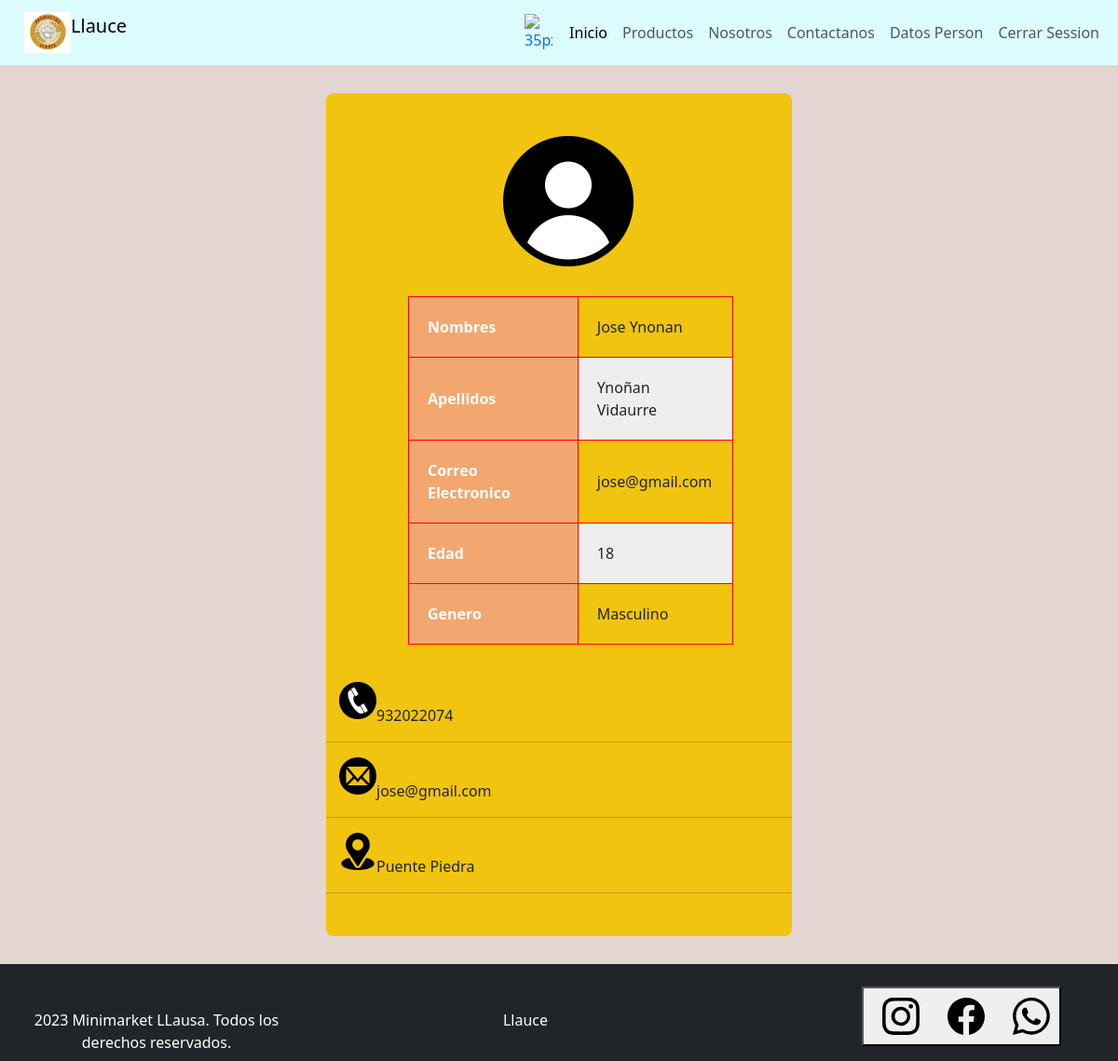
The app's page /Integrador_Ll/Integrador_Ll/principales/cliente/informacion.php (signed in) with its own data.
### tables this page shows
CREATE TABLE `registro` (
  `id` int(11) NOT NULL,
  `nombre` varchar(20) NOT NULL,
  `correo` varchar(100) DEFAULT NULL,
  `password` varchar(40) NOT NULL,
  `apellidos` varchar(40) NOT NULL,
  `telefono` int(11) DEFAULT NULL,
  `direccion` varchar(100) DEFAULT NULL,
  `date_add` datetime NOT NULL DEFAULT current_timestamp(),
  `edad` int(11) DEFAULT NULL,
  `genero` varchar(100) DEFAULT NULL
);

### Integrador_Ll/Integrador_Ll/principales/cliente/informacion.php (the view, shortened to what this page needs)
<?php
    require_once '../Controller/conexion/config.php';
    if(isset($_SESSION['correo'])){
        $correo = $_SESSION['correo'];
        $sql = "SELECT * FROM registro WHERE correo = '$correo'";
        $resultado = $conn->query($sql);
        while ($row = $resultado->fetch_assoc()) {
            $nombre = $row['nombre'];
            $apellidos = $row['apellidos'];
            $correo = $row['correo'];
            $telefono = $row['telefono'];
            $direccion = $row['direccion'];
            $edad = $row['edad'] ;
            $genero = $row['genero'] ;
        }
    }
    else{
        header("location: ../principales/login.php");
    }
?>
<!DOCTYPE html>
<html>
    <head>
        <link href="../CSS/Productos.css" rel="stylesheet" type="text/css"/>
        <link href="../CSS/Estilo_Usuario.css" rel="stylesheet" type="text/css"/>
        <link href="https://cdn.jsdelivr.net/npm/bootstrap@5.3.0-alpha3/dist/css/bootstrap.min.css" rel="stylesheet">
    </head>
    <body class="inge">
        <?php require_once '../cliente/header.php'; ?>
    <div class="info">
        <article class="inicio">
            <div style="padding: 0px 90px"><img src="../Imagenes/usuario.png" width="200" class="arriba" style="padding: 0px 30px"></div>
            <div style="padding: 0px 63px"><table class="superior">
                <tr>
                    <th>Nombres</th>
                    <td><?php echo $nombre;?></td>
                </tr>
                <tr>
                    <th>Apellidos</th>
                    <td><?php echo $apellidos ?></td>
                </tr>
                <tr>
                    <th>Correo Electronico</th>
                    <td><?php echo $correo ?></td>
                </tr>
                <tr>
                    <th>Edad</th>
                    <td><?php echo $edad ?></td>
                </tr>
                <tr>
                    <th>Genero</th>
                    <td><?php echo $genero?></td>
                </tr>
                </table></div>
            <br/>
            <div><img src="../Imagenes/celular.png" width="40"><br/>
                <p> <?php echo $telefono ?></p></div>
            <hr/>
            <div><img src="../Imagenes/correo.png" width="40"> <br/>
                <p>  <?php echo " ". $correo ?></p></div>
            <hr/>
            <img src="../Imagenes/ubicacion.png" width="40"> <br/>
            <p> <?php echo "  ".$direccion ?></p>
            <hr/>
        </article>
    </div>
    <?php require_once '../cliente/footer.php'; ?>
</body>
</html>

### Integrador_Ll/Integrador_Ll/principales/CSS/Productos.css (style rules this page uses)
* { padding: 0; margin: 0; }

### Integrador_Ll/Integrador_Ll/principales/CSS/Estilo_Usuario.css (style rules this page uses)
html { font-family: 'Montserrat', sans-serif; }
body { margin: 0; background-color: #E3D5D1; }
.inge { background-color: #E3D5D1; }
.inicio { background-color: #F1C40F; }
img { float: left; margin-inline-start: 14px; }
.arriba { margin-block-start: 1em; margin-block-end: 2em; margin-inline-start: 70px; margin-inline-end: 70px; }
.superior { border-collapse: collapse; display: block; margin-block-start: 1px; margin-block-end: 1em; margin-inline-start: 25px; margin-inline-end: 0px; }
.superior th, .superior td { border: solid 1px red; padding: 20px; }
.superior th { background-color: #F2A76F; color: white; text-align: left; }
.superior tr:nth-child(even) { background-color: #eee; }
.inicio { transition: all 0.3s ease; margin: 1rem 0; border-radius: 0.5rem; padding: 0.25rem 0; cursor: pointer; width: 500px; padding: 30px 0px; margin: 30px auto; }

### records on screen
registro: nombre "Jose Ynonan", apellidos "Ynoñan Vidaurre", correo "jose@gmail.com", edad "18", genero "Masculino", telefono "932022074", direccion "Puente Piedra"
